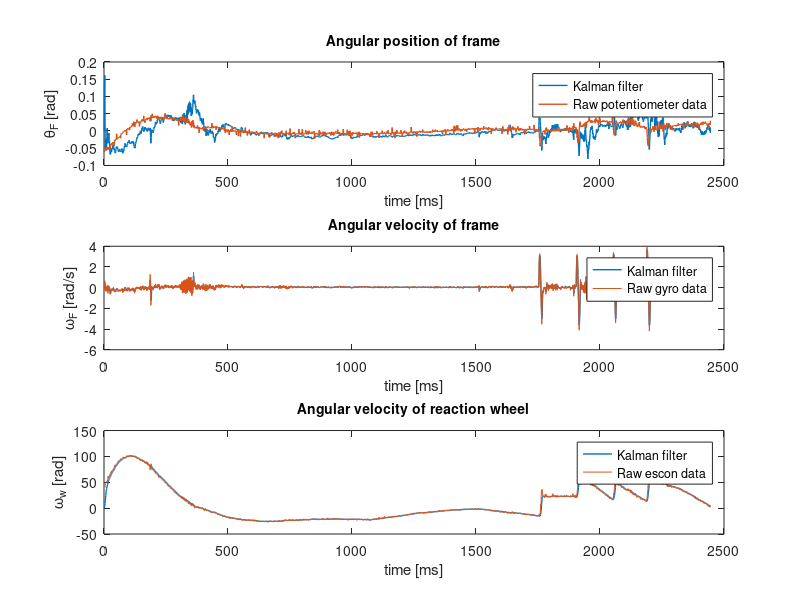

This figure's MATLAB source:
clc
close all
clear all
%% Load file
% 1. Timestamp - 2. Potentiometer angle - 3. Gyro speed of frame - 4. Acceleration in X - 5. Acceleration in Y - 6. Speed of wheel
data = dlmread('balance_data_3.csv', ';');
% data = csvread('balance_data_3.csv');

%% measurements
% 1. Angle of frame - 2. Gyro speed of frame - 3. Speed of wheel
z = transpose([-(atan2(data(:,4), data(:,5)) - pi/4) , data(:,3), 2*data(:,6)]);
pot = -data(:,2)*(pi)/180;
filtered_ang_pos = data(:,7);
% plot(z(:,1))
% hold on
% plot(data(:,2)*pi/180)
%% Model parameter definitions

g = 9.816; % Gravitational acceleration [m/s^2]
m_w = 0.220; % Mass of the wheel [kg]
l_w = 0.092; % Distance between flywheel's COM and origin [m]
J_w = 0.699*10^(-3); % Inertia of the flyweheel [kg*m^2]
b_w = 1.93*10^(-5); % Damping coefficient for the flywheel [N*m*s/rad]
m_f = 0.766-m_w; % Mass of the frame [kg]
l_f = 0.0958; % Distance between frame COM and the origin [m]
J_f = 0.0067; % Inertia of the frame [kg*m^2]
b_f = (0.0036+0.0033+0.0038)/3; % Damping coefficient for the frame [N*m*s/rad]
%% State space model (continuous)

A = zeros(3,3);
A(1,1) = 0;
A(1,2) = 1;
A(1,3) = 0;
A(2,1) = g*(m_f*l_f+m_w*l_w)/(J_f + m_w*(l_w)^2);
A(2,2) = -b_f/(J_f+m_w*(l_w)^2);
A(2,3) = b_w/(J_f+m_w*(l_w)^2);
A(3,1) = - g*(m_f*l_f+m_w*l_w)/(J_f+m_w*(l_w)^2);
A(3,2) = b_f/(J_f+m_w*(l_w)^2);
A(3,3) = -b_w*(J_w+J_f+m_w*(l_w)^2)/(J_w*(J_f+m_w*(l_w)^2));

B = zeros(3,1);
B(1) = 0;
B(2) = -1/(J_f+m_w*(l_w)^2);
B(3) = (J_w+J_f+m_w*(l_w)^2)/(J_w*(J_f+m_w*(l_w)^2));

C = eye(3);
D = zeros(3,1);
sys = ss(A,B,C,D);

u = data(:,7); %% Input vector

%% Discrete State space
dt = 0.002; %% sampling time
d_sys = c2d(sys,dt);

A_d = d_sys.A;
B_d = d_sys.B;


%% %%%%%%%%%%%%%%% KALMAN FILTER %%%%%%%%%%%%%%%%%%%%%
% initial guess of the state
x_prior(:,1) = [0 0 0];
x_post(:,1) = [0 0 0];

P_prior = eye(3);
P_post = eye(3);

% Mapping between states and measurements
H = eye(3);

%%% Covariance of the noise in the measurement
R = [0.01 0 0;
        0 1 0;
        0 0 1000];

%%% Covariance of the noise in the process
Q = [0.00001 0 0;
        0 1 0;
        0 0 50];

% Main Kalman loop
for i = 2:length(u)
    x_prior(:,i) = A_d*x_post(:,i-1) + B_d*u(i);
    P_prior = A_d*P_post*transpose(A_d) + Q;
    K = P_prior * transpose(H) * ...
           inv((H * P_prior * transpose(H) + R));    
    x_post(:,i) = x_prior(:,i) + K*(z(:,i) - H*x_prior(:,i));
    P_post = P_prior - K*H*P_prior;
end

Kalman_poles = eig(A_d - H*K);

%% %%%%%%% Plotting results %%%%%%%%%%%%%
figure(1)
subplot(3, 1, 1)
% plot(filtered_ang_pos)
% hold on
plot(x_post(1,:), 'Linewidth', 1)
hold on
plot(pot, 'Linewidth', 1)
xlabel('time [ms]') 
ylabel('\theta_F [rad]') 
% legend('Complementary filter', 'Kalman filter', 'Raw potentiometer data') %% Add if plot(filtered_ang_pos) is enabled
legend('Kalman filter', 'Raw potentiometer data') %% Remove this if plot(filtered_ang_pos) is enabled
title('Angular position of frame', 'FontSize', 10);

subplot(3, 1, 2)
plot(x_post(2,:), 'Linewidth', 1)
hold on
plot (z(2,:))
xlabel('time [ms]') 
ylabel('\omega_F [rad/s]') 
legend('Kalman filter', 'Raw gyro data') %% Add if plot(filtered_ang_pos) is enabled
title('Angular velocity of frame', 'FontSize', 10);

 
subplot(3, 1, 3)
plot(x_post(3,:), 'Linewidth', 1)
hold on
plot (z(3,:))
xlabel('time [ms]') 
ylabel('\omega_w [rad]') 
legend('Kalman filter', 'Raw escon data') %% Add if plot(filtered_ang_pos) is enabled
title('Angular velocity of reaction wheel', 'FontSize', 10);

 

 
